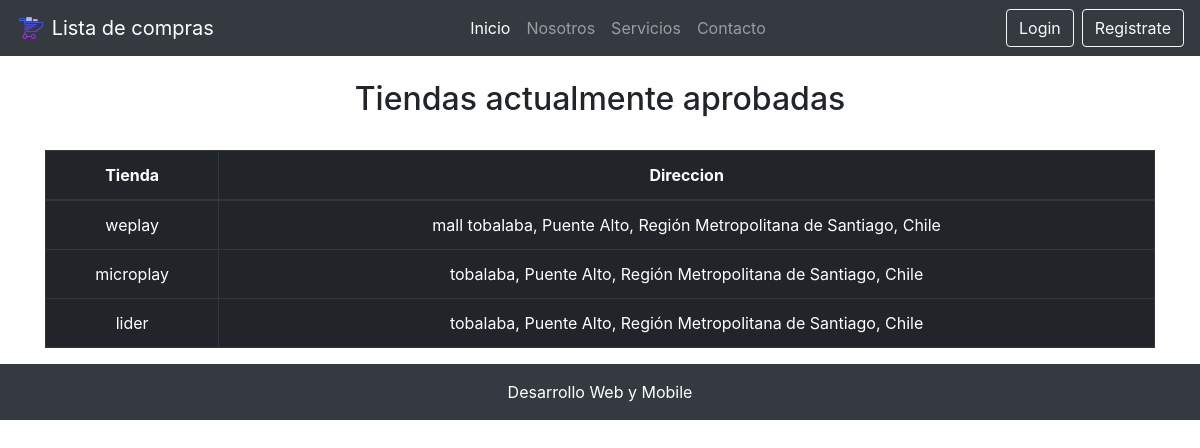
The app's page /lista_tiendas/ with its own data.
### core/models.py (models this page shows, shortened)
class Tienda(models.Model):
    nombre = models.CharField(max_length=50)
    nombre_sucursal = models.CharField(max_length=50, verbose_name="Nombre Sucursal")
    direccion = models.CharField(max_length=50)
    comuna = models.ForeignKey(Comuna, on_delete=models.CASCADE)
    estado_tienda = models.ForeignKey(EstadoTienda, on_delete=models.CASCADE, verbose_name="Estado Tienda")

class Comuna(models.Model):
    nombre = models.CharField(max_length=60)
    region = models.ForeignKey(Region, on_delete=models.CASCADE)
    def __str__(self):
        return self.nombre

class Region(models.Model):
    nro_region = models.IntegerField(unique=True, verbose_name="Nro. Región")
    nombre = models.CharField(max_length=60)
    class Meta:
        verbose_name = "Región"
        verbose_name_plural = "Regiones"

### core/views.py (the view)
# urls.py: path('lista_tiendas/', lista_tiendas, name="lista_tiendas"),
def lista_tiendas(request):
    tiendas = Tienda.objects.filter(estado_tienda=2)
    return render(request, 'core/lista_tiendas.html',{
        'tiendas':tiendas
    })

### core/templates/core/lista_tiendas.html
{% extends "core/base.html" %}
{% block contenido %}
<br>
<h2 class="text-center">Tiendas actualmente aprobadas</h2>
<br>
<div class="table-responsive container">
    <table class="table table-dark table-bordered table-hover table-condensed">
        <thead>
            <tr>
                <th class="text-center">Tienda</th>
                <th class="text-center">Direccion</th>
            </tr>
        </thead>
        <tbody>
            {% for t in tiendas %}
            <tr>
                <td class="text-center">{{ t.nombre}}</td>
                <td class="text-center">{{ t.direccion }}, {{ t.comuna }}, {{ t.comuna.region.nombre }}, Chile</td>
            </tr>
            {% endfor %}
        </tbody>
    </table>
</div>
{% endblock contenido %}

### core/static/core/css/estilos.css (style rules this page uses)
* { margin: 0; padding: 0; }

### records on screen
Tienda: nombre "weplay", direccion "mall tobalaba", comuna "Puente Alto", comuna.region.nombre "Región Metropolitana de Santiago"
Tienda: nombre "microplay", direccion "tobalaba", comuna "Puente Alto", comuna.region.nombre "Región Metropolitana de Santiago"
Tienda: nombre "lider", direccion "tobalaba", comuna "Puente Alto", comuna.region.nombre "Región Metropolitana de Santiago"
